Frame 1 (no input): blank canvas, image omitted
Frame 60 (the mouse pressed at the canvas centre just before this capture): blank canvas, image omitted
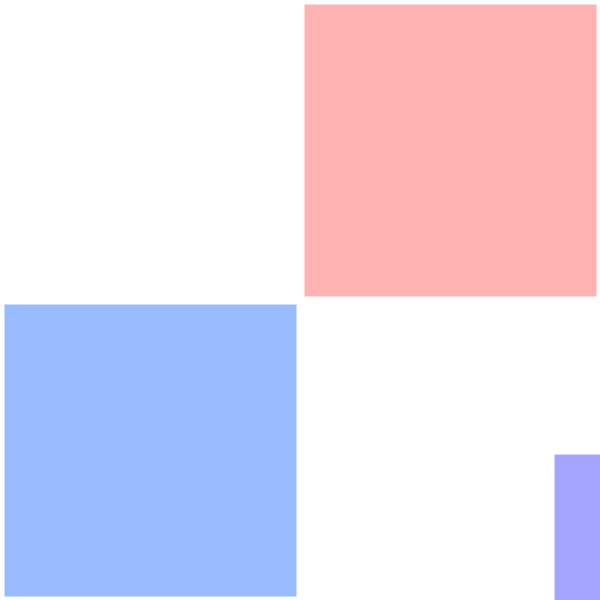
Frame 120 (the mouse held since frame 60 and released just before this capture)

The Processing sketch whose frames 1 and 60 were blank and that drew this single picture after the mouse press (run headless with seeded random() and noise(); from frame 60 on, the mouse is pressed at the canvas centre):

// Processing sketch: tiaozong_Mondrian_Color
// ── tiaozong_Mondrian_Color.pde
void setup() {
  size(600,600);
  colorMode(HSB,360,100,100);
}

void draw(){
  //background(43,0,100);
  background(mouseX%360,mouseY%50,100);
  strokeWeight(8);
  stroke(0,0,100);
  //画线
  line(mouseX,0,mouseX,height);
  line(0,mouseY,width,mouseY);
  line(mouseX+(width-mouseX)/3,mouseY,mouseX+(width-mouseX)/3,height );
  line(mouseX+(width-mouseX)/3,mouseY+(height-mouseY)/2,width,mouseY+(height-mouseY)/2);
  //line(mouseX/3,0,mouseX/3,height);
  line(0,mouseY/4,mouseX,mouseY/4);
  line(5*width/6+mouseX/6,mouseY+(height-mouseY)/2,5*width/6+mouseX/6,height);
  //画色块
  fill(mouseX%360+100,mouseY%50+30,100);
  rect(mouseX,0,(width-mouseX),mouseY);
  fill(mouseX%360-80,mouseY%50+40,100);
  rect(0,mouseY,mouseX,height-mouseY);
  fill(mouseX%360-60,mouseY%50+35,100);
  rect(5*width/6+mouseX/6,mouseY+(height-mouseY)/2,mouseX,height-mouseY);
}
